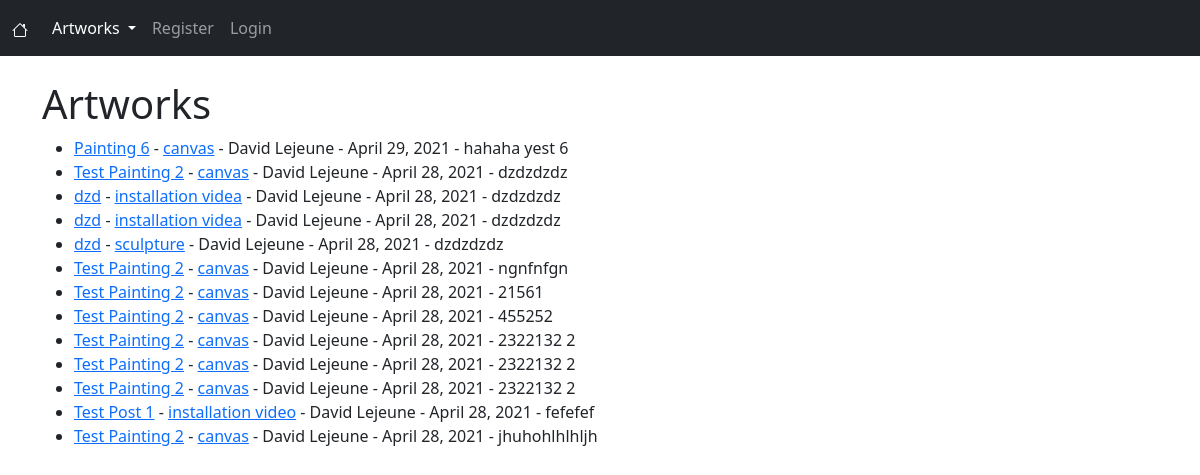
The app's page /artworks/ with its own data.
### artworks/models.py (models this page shows, shortened)
class Artwork(models.Model):
    title = models.CharField(max_length=255)
    title_tag = models.CharField(max_length=255)
    author = models.ForeignKey(User, on_delete=models.CASCADE)
    body = models.TextField()
    artwork_date = models.DateField(auto_now_add=True)
    category = models.CharField(max_length=255, default='No category')
    likes = models.ManyToManyField(User, related_name='artwork_post')

### artworks/views.py (the view)
# urls.py: path('artworks/', ArtworkView.as_view(), name="artworks"),
class ArtworkView(ListView):
    model = Artwork
    template_name = 'artworks.html'
    ordering = ['-artwork_date']
    def get_context_data(self, *args, **kwargs):
        cat_menu = Category.objects.all()
        context = super(ArtworkView, self).get_context_data(*args, **kwargs)
        context["cat_menu"] = cat_menu
        return context

### artworks/models.py (called while the page is built)
    def __str__(self):
        return self.name

### artworks/templates/artworks.html (shortened to what this page needs)
{% extends 'base.html' %}
{% block content %}
<h1>Artworks</h1>
<ul>
    {% for artwork in object_list %}
        <li><a href="{% url 'artwork-detail' artwork.pk %}">{{ artwork.title }}</a> -
            <a href="{% url 'category' artwork.category|slugify %}">{{ artwork.category}}</a> -
            {{ artwork.author.first_name }} {{ artwork.author.last_name }} - {{ artwork.artwork_date }} -
            {{ artwork.body|slice:":100"|safe }}</li>
    {% endfor %}
</ul>
{% endblock %}

### artworks/templates/base.html (shortened to what this page needs)
<!doctype html>
<html lang="en">
  <head>
    <link href="https://cdn.jsdelivr.net/npm/bootstrap@5.0.0-beta3/dist/css/bootstrap.min.css" rel="stylesheet">
  </head>
  <body>
    <nav class="navbar navbar-expand-lg navbar-dark bg-dark">
      <div class="container-fluid">
        <a class="navbar-brand" href="{% url 'home' %}">
        </a>
        <div class="collapse navbar-collapse" id="navbarSupportedContent">
          <ul class="navbar-nav me-auto mb-2 mb-lg-0">
              <li>
                {% if cat_menu %}
                <ul class="navbar-nav">
                  <li class="nav-item dropdown">
                    <a class="nav-link dropdown-toggle active" href="#" id="navbarDarkDropdownMenuLink" role="button" data-bs-toggle="dropdown" aria-expanded="false">
                      Artworks
                    </a>
                  </li>
                </ul>
                {% endif %}
              </li>
            {% if user.is_superuser %}
                <li class="nav-item">
                  <a class="nav-link" href="{% url 'add-artwork' %}">Add Artwork</a>
                </li>
                <!--
                <li class="nav-item">
                  <a class="nav-link" href="{% url 'add-category' %}">Add Category</a>
                </li>
                -->
                <li class="nav-item">
                  <a class="nav-link" href="{% url 'logout' %}">Logout</a>
                </li>
            {% else %}
              {% if user.is_authenticated %}
                <li class="nav-item">
                  <a class="nav-link" href="{% url 'logout' %}">Logout</a>
                </li>
              {% else %}
                <li class="nav-item">
                  <a class="nav-link" href="{% url 'register' %}">Register</a>
                </li>
                <li class="nav-item" >
                  <a class="nav-link" href="{% url 'login' %}">Login</a>
                </li>
              {% endif %}
            {% endif %}
          </ul>
        </div>
      </div>
    </nav>
    <br/>
    <div class="container">
        {% block content %}
        {% endblock %}
    </div>
  </body>
</html>

### records on screen
Artwork: title "Painting 6", category "canvas", author.first_name "David", author.last_name "Lejeune", artwork_date "April 29, 2021", body "hahaha yest 6"
Artwork: title "Test Painting 2", category "canvas", author.first_name "David", author.last_name "Lejeune", artwork_date "April 28, 2021", body "dzdzdzdz"
Artwork: title "dzd", category "installation videa", author.first_name "David", author.last_name "Lejeune", artwork_date "April 28, 2021", body "dzdzdzdz"
Artwork: title "dzd", category "installation videa", author.first_name "David", author.last_name "Lejeune", artwork_date "April 28, 2021", body "dzdzdzdz"
Artwork: title "dzd", category "sculpture", author.first_name "David", author.last_name "Lejeune", artwork_date "April 28, 2021", body "dzdzdzdz"
Artwork: title "Test Painting 2", category "canvas", author.first_name "David", author.last_name "Lejeune", artwork_date "April 28, 2021", body "ngnfnfgn"
Artwork: title "Test Painting 2", category "canvas", author.first_name "David", author.last_name "Lejeune", artwork_date "April 28, 2021", body "21561"
Artwork: title "Test Painting 2", category "canvas", author.first_name "David", author.last_name "Lejeune", artwork_date "April 28, 2021", body "455252"
Artwork: title "Test Painting 2", category "canvas", author.first_name "David", author.last_name "Lejeune", artwork_date "April 28, 2021", body "2322132 2"
Artwork: title "Test Painting 2", category "canvas", author.first_name "David", author.last_name "Lejeune", artwork_date "April 28, 2021", body "2322132 2"
Artwork: title "Test Painting 2", category "canvas", author.first_name "David", author.last_name "Lejeune", artwork_date "April 28, 2021", body "2322132 2"
Artwork: title "Test Post 1", category "installation video", author.first_name "David", author.last_name "Lejeune", artwork_date "April 28, 2021", body "fefefef"
Artwork: title "Test Painting 2", category "canvas", author.first_name "David", author.last_name "Lejeune", artwork_date "April 28, 2021", body "jhuhohlhlhljh"
